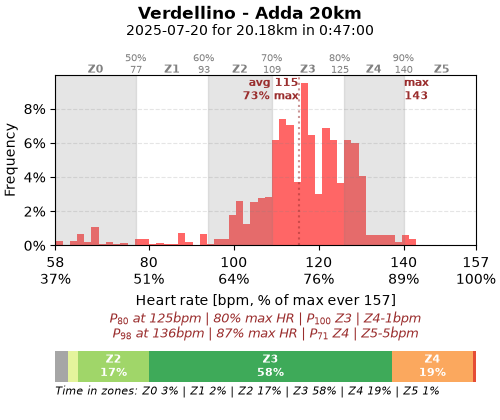

Source code (Python):
from dataclasses import dataclass
from pathlib import Path
from typing import Sequence

import matplotlib.pyplot as plt
from garmin_connect_client import ActivityDetailsResponse, ActivitySummaryResponse
from garmin_connect_client.garmin_connect_token_managers import (
    FakeTestGarminConnectTokenManager,
    FileGarminConnectTokenManager,
)
from matplotlib.axes import Axes
from matplotlib.figure import Figure

from ...conf import settings
from .. import base_api, base_plot
from ..base_plot import PERCENTILE_TO_DRAW_ENUM, _make_subtitle, _make_title


@dataclass
class CollectedData:
    summary_resp: ActivitySummaryResponse = None
    details_resp: ActivityDetailsResponse = None


class PlotSimpleRideApiCmd(base_api.MixinGarminRequestsApi, base_plot.MixinHrPlot):
    def __init__(
        self,
        # id (int) of Garmin activity to analyze or ("LATEST", 0) or ("LATEST", -3).
        garmin_activity_id: int | tuple[str, int],
        percentile_to_draw: PERCENTILE_TO_DRAW_ENUM | str | None = None,
        # List of HR zones that are "disabled" by hatching (drawing 45deg grey lines).
        hr_zones_to_hatch: Sequence[str] | None = None,
        title: str | None = None,
        figure_size: tuple[float, float] | None = None,
        garmin_connect_token_manager: (
            FileGarminConnectTokenManager | FakeTestGarminConnectTokenManager | None
        ) = None,
    ):
        """
        Args:
            garmin_activity_id: id (int) of Garmin activity to analyze or ("LATEST", 0)
             or ("LATEST", -3).
            percentile_to_draw: either P80 or P98 to draw as vertical line on the
             histogram. Note that both percentiles are always written as text under the
             histogram.
            hr_zones_to_hatch: list of HR zones that are "disabled" by hatching
             (drawing 45deg grey lines). Eg. ["Z3", "Z4", "Z5"].
            title: plot title.
            figure_size: customize the figure size, eg. (3.0, 5.5).
            garmin_connect_token_manager: use FakeTestGarminConnectTokenManager when
             replaying VCR episodes.
        """
        super().__init__(garmin_connect_token_manager)

        self.garmin_activity_id = garmin_activity_id
        self.percentile_to_draw = percentile_to_draw
        self.title = title
        self.figure_size = figure_size

        ## Validate some args: hr_zones_to_hatch, percentile_to_draw.
        self.hr_zones_to_hatch = hr_zones_to_hatch or tuple()
        if self.hr_zones_to_hatch:
            for zone in hr_zones_to_hatch:
                if zone.upper() not in ("Z0", "Z1", "Z2", "Z3", "Z4", "Z5"):
                    raise ValueError(
                        f"hr_zones_to_hatch invalid: {zone}\nValid values: Z0 | Z1 | Z2 | Z3 | Z4 | Z5"
                    )
            self.hr_zones_to_hatch = tuple(x.upper() for x in hr_zones_to_hatch)
        self.percentile_to_draw = percentile_to_draw
        if (
            percentile_to_draw
            and percentile_to_draw.upper() not in PERCENTILE_TO_DRAW_ENUM
        ):
            raise ValueError(
                f"percentile_to_draw arg invalid: {percentile_to_draw}\nValid values: {' | '.join(PERCENTILE_TO_DRAW_ENUM)}"
            )

        # It's the store for responses collected for all activities.
        self._s: list[CollectedData] = []

        # Matplotlib axes mosaic. This figure is made of 3 charts in 2 rows and 1 col.
        #  These _axes_mosaic represent these 2 rows and 1 col.
        #  Each item in the _axes_mosaic dict is an Axes instance: the x-axis and y-axis
        #  of an actual chart.
        self._axes_mosaic: dict[str, Axes]

    def _plot_hr_histogram(self):
        hr_stream = self._s[0].details_resp.get_heartrate_stream(
            do_remove_none_values=False
        )
        self._plot_hr_histogram_mixin(
            self._axes_mosaic["hr-hist"],
            hr_stream,
            hr_max_ever=settings.HR_MAX_EVER_RIDE,
            hr_zones_to_hatch=self.hr_zones_to_hatch,
            percentile_to_draw=self.percentile_to_draw,
        )

    def _plot_hr_zones(self):
        hr_stream = self._s[0].details_resp.get_heartrate_stream(
            do_remove_none_values=False
        )
        self._plot_hr_zones_mixin(
            self._axes_mosaic["hr-zones"],
            hr_stream,
            settings.HR_MIN,
            settings.HR_MAX_EVER_RIDE,
        )

    def plot(self, save_to_png_file_path: Path | str | None = None):
        ## Find the actual Garmin activity, if the garmin id arg was LATEST or LATEST-3.
        original_garmin_activity_id_arg = self.garmin_activity_id
        if (
            # original_garmin_activity_id_arg is a tuple like ("LATEST", 0) or ("LATEST", -3).
            isinstance(original_garmin_activity_id_arg, tuple)
            and original_garmin_activity_id_arg[0] == "LATEST"
        ):
            # Get N-most recent running activity from Garmin API.
            self.garmin_activity_id = self._api_search_activities(
                activity_type="cycling",
                n_results=abs(original_garmin_activity_id_arg[1]) + 1,
            )[-1]
        self.print_activity_urls(
            original_activity_id_arg=original_garmin_activity_id_arg,
            garmin_activity_id=self.garmin_activity_id,
            activity_txt_to_print="ride",
        )

        ## Collect summary and details.
        self._s.append(
            CollectedData(
                summary_resp=self._api_get_activity_summary(self.garmin_activity_id),
                details_resp=self._api_get_activity_details(
                    self.garmin_activity_id,
                    max_metrics_data_count=100 * 1000,
                ),
            )
        )

        self.print_activity_date(self._s[0].summary_resp.summary["startTimeLocal"])

        # Figure.
        figure, self._axes_mosaic = self._make_subplot_mosaic()
        figure: Figure
        self._axes_mosaic: dict[str, Axes]

        # All plots.
        self._plot_hr_histogram()
        self._plot_hr_zones()

        # Title and subtitle.
        title = _make_title(
            activity_original_title=self._s[0].summary_resp.data["activityName"],
            custom_title=self.title,
        )
        figure.suptitle(title + "\n  ", fontweight="bold")
        subtitle = _make_subtitle(
            activity_original_start_time_local=self._s[0].summary_resp.summary[
                "startTimeLocal"
            ],
            activity_original_duration=self._s[0].summary_resp.summary["duration"],
            activity_original_distance=self._s[0].summary_resp.summary["distance"],
        )
        figure.text(
            figure.get_figwidth() / 2,  # Inches.
            figure.get_figheight() - 0.35,  # Inches.
            subtitle,
            fontsize=10,
            horizontalalignment="center",
            transform=figure.dpi_scale_trans,  # Use inches as figure size.
        )

        # Docs on legend location:
        #  https://matplotlib.org/stable/users/explain/axes/legend_guide.html
        figure.legend(
            loc="outside lower left",
            ncol=1,
            frameon=False,
            fontsize=9,
            labelspacing=0.8,
        )

        if save_to_png_file_path:
            self.print_created_image_path(save_to_png_file_path)
            plt.savefig(save_to_png_file_path)
        else:
            plt.show()

    def _make_figure_size(self) -> tuple[float, float]:
        height = max(len(self._s), 3.5) * 1.2
        return 5, height

    def _make_subplot_mosaic(self) -> tuple[Figure, dict[str, Axes]]:
        # Docs for subplot_mosaic():
        #  https://matplotlib.org/stable/users/explain/axes/arranging_axes.html#variable-widths-or-heights-in-a-grid
        #  https://matplotlib.org/stable/api/_as_gen/matplotlib.pyplot.subplot_mosaic.html#matplotlib.pyplot.subplot_mosaic
        return plt.subplot_mosaic(
            # fmt: off
            [
                # 1 rows, 1 col.
                ["hr-hist", ],
                ["hr-zones", ]
            ],
            # fmt: on
            gridspec_kw=dict(
                # The relative sizes of the subplots.
                width_ratios=[1],
                height_ratios=[5, 1],
            ),
            figsize=self.figure_size or self._make_figure_size(),
            layout="constrained",
        )
